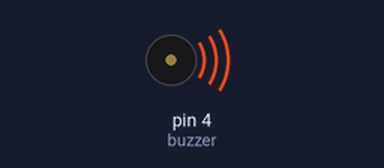
Recording of a sketch running on a simulated Arduino Uno, built with avr-gcc and run on an emulated ATmega328P. Shown: buzzer (waves = sounding, pin HIGH).

Above: at 0.1 s.
Timing chart, 0 to 1.6 s (numbered marks = the images above):
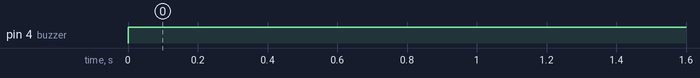

Measured:
- by itself, pin 4 (buzzer): LOW → HIGH at 0.00 s

The sketch:

buzzeron.ino
```cpp
/****************************************************************************
Agenda      :   Ringing the on-board Buzzer
Hardware    :   madBlocks IoT Suite
Programmer  :   Maddy
Date        :   20th Oct 2021
*****************************************************************************/

int buzzer=4;

#define BUZZER_ON 1
#define BUZZER_OFF 0

void setup() {
 pinMode(buzzer,OUTPUT);
}

void loop() {
 digitalWrite(buzzer,BUZZER_ON);
}
```
